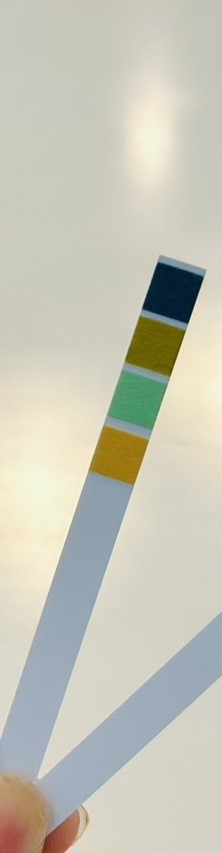
#> input picture data/S__62636061.jpg, 222 x 853 px
$ python -i detection.py   (imports and definitions only)
#> lines starting #> are read from the running program, lines starting #| are printed output that depends on the picture; after the words box and inside, x2 and y2 are one past the last pixel; in counts of white or black regions, pixels touching at a corner belong together
import cv2 as cv
import numpy as np

def roi(url):
    """
    Extracts the region of interest (ROI) from the given image URL.

    Args:
    - url (str): The URL or file path of the input image.

    Returns:
    - roi (numpy.ndarray): The region of interest (ROI) extracted from the image.
    """
#> called with url = 'data/S__62636061.jpg'
    # Load the image
    img = cv.imread(url)
#> img is the input picture: shape (853, 222, 3); mean B, G, R 184, 197.4, 198.3
    gray = cv.cvtColor(img, cv.COLOR_BGR2GRAY)
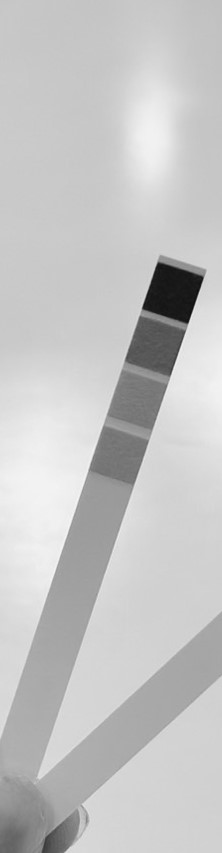
#> gray: shape (853, 222); min 12, max 249, mean 196.1
    rgb = cv.cvtColor(img, cv.COLOR_BGR2RGB)
    ker = np.ones((3,3), np.uint8)
    sharpenkernel = np.array([[0, -1, 0], [-1, 5, -1], [0, -1, 0]])

    # Apply Gaussian blur to reduce noise
    gray_blurred = cv.GaussianBlur(gray, (5, 5), cv.BORDER_CONSTANT)

    # Calculate gradients using Sobel operator
    Gx = cv.Sobel(gray_blurred, cv.CV_64F, 1, 0, ksize=3)
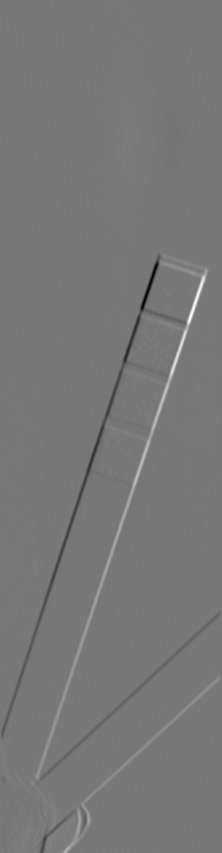
#> Gx: shape (853, 222) float64; min -430, max 483, mean 0.1; drawn with min black and max white
    Gy = cv.Sobel(gray_blurred, cv.CV_64F, 0, 1, ksize=3)
    GxA = cv.convertScaleAbs(Gx)
    GyA = cv.convertScaleAbs(Gy)
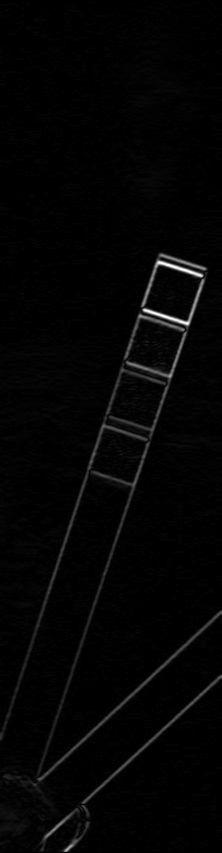
#> GyA: shape (853, 222); min 0, max 255, mean 4.3
    resSobel = GxA + GyA
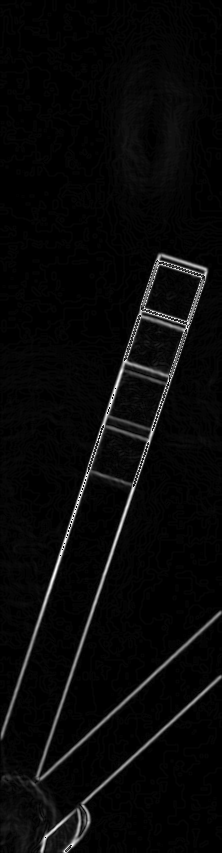
#> resSobel: shape (853, 222); min 0, max 254, mean 8.9

    # Apply thresholding to obtain binary image
    _, thr = cv.threshold(resSobel, 30, 255, cv.THRESH_BINARY)
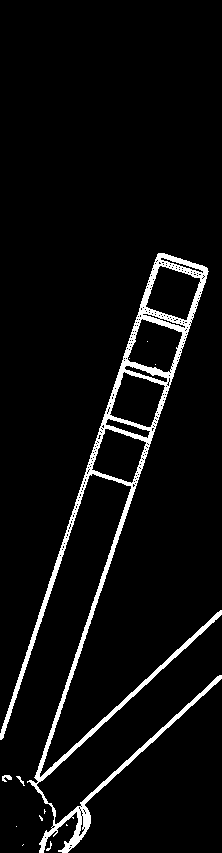
#> thr: shape (853, 222); 5.2% white; 12 white regions (8 under 20 px), largest, box (x1, y1, x2, y2) and area: (0, 253, 222, 853) 9763, (2, 775, 12, 782) 45, (16, 776, 25, 786) 27, (46, 841, 52, 851) 21
    sharperes = cv.morphologyEx(thr, cv.MORPH_OPEN, ker, iterations=1)
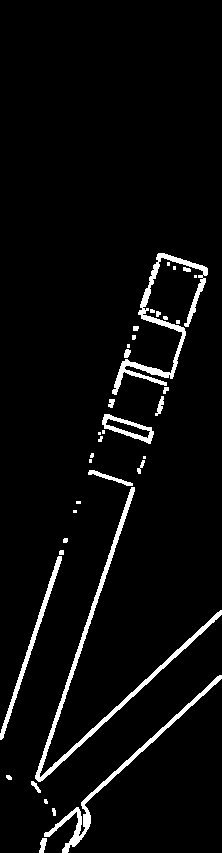
#> sharperes: shape (853, 222); 4.3% white; 37 white regions (16 under 20 px), largest, box (x1, y1, x2, y2) and area: (35, 487, 222, 782) 2466, (112, 253, 208, 395) 1919, (44, 675, 222, 853) 1460
    sharperes = cv.filter2D(sharperes, -1, sharpenkernel)

    # Detect lines using Hough Line Transformation
    lines = cv.HoughLinesP(sharperes, 2, np.pi/360, 60, minLineLength=50, maxLineGap=10)
#> lines = 39 rows, first 6: [32, 785, 132, 487], [34, 785, 133, 487], [0, 736, 64, 538], [1, 739, 67, 538], [35, 786, 220, 610], [41, 844, 221, 676]

    # Find the bounding box coordinates
    min_x = min([line[0][0] for line in lines])
#> min_x = 0
    min_y = min([line[0][1] for line in lines])
#> min_y = 313
    max_x = max([line[0][2] for line in lines])
#> max_x = 221
    max_y = max([line[0][3] for line in lines])
#> max_y = 738

    # Expand the bounding box by 100%
    roi_width = max_x - min_x
#> roi_width = 221
    roi_height = max_y - min_y
#> roi_height = 425
    expansion_width = int((max_x - min_x) * 0.3 / 2)
#> expansion_width = 33
    expansion_height = int((max_y - min_y) * 0.05 / 2)
#> expansion_height = 10
    min_x = max(0, min_x - expansion_width)
    min_y = max(0, min_y - expansion_height)
#> min_y = 303
    max_x = min(img.shape[1], max_x + expansion_width)
#> max_x = 222
    max_y = min(img.shape[0], max_y + expansion_height)
#> max_y = 748

    # Calculate the width and height of the ROI
    roi_width = max_x - min_x
#> roi_width = 222
    roi_height = max_y - min_y
#> roi_height = 445

    # Check if the width-to-height ratio is less than 1:6
    if roi_height < 4 * roi_width:
        # Expand the bounding box height to achieve the desired ratio
        expansion_height = int((4 * roi_width - roi_height) / 2)
#> expansion_height = 221
        min_y = max(0, min_y - expansion_height)
#> min_y = 82
        max_y = min(img.shape[0], max_y + expansion_height)
#> max_y = 853

    elif roi_height > 6 * roi_width:
        # Trim the bottom part of the ROI to keep the ratio under 1:6
        trim_height = int((roi_height - 6 * roi_width) / 2)
        max_y -= trim_height

    # Extract the ROI
    roi = rgb[min_y:max_y, min_x:max_x]
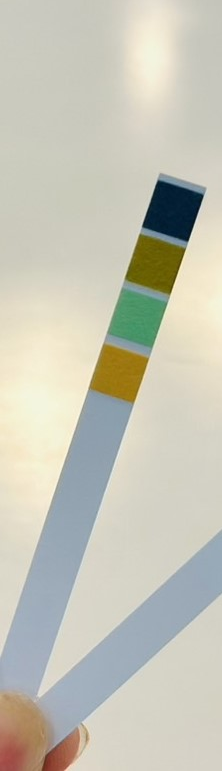
#> roi: shape (771, 222, 3); mean R, G, B 198, 197.1, 183.4

    return roi

>>> result = roi('data/S__62636061.jpg')

$ run again, on data/Strip.jpg
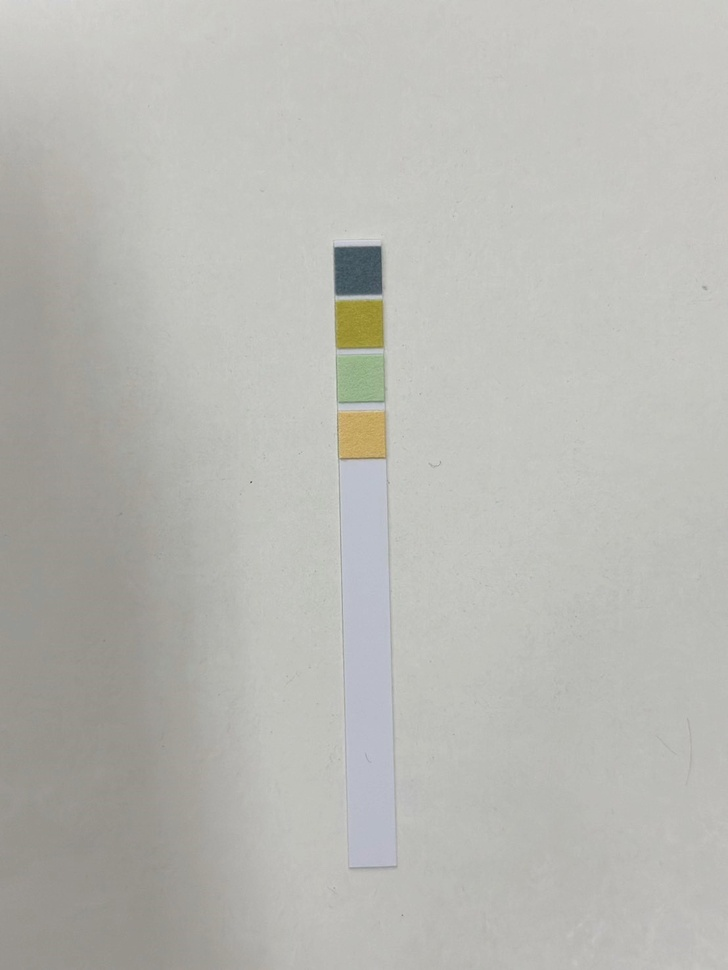
#> input picture data/Strip.jpg, 728 x 970 px, shrunk from 1108 x 1477 before the run
#> in roi, img is the input picture: shape (970, 728, 3); mean B, G, R 179.6, 184.7, 184.7
#> in roi, `_, thr = cv.threshold(resSobel, 30, 255, cv.THRESH_BINARY)`:
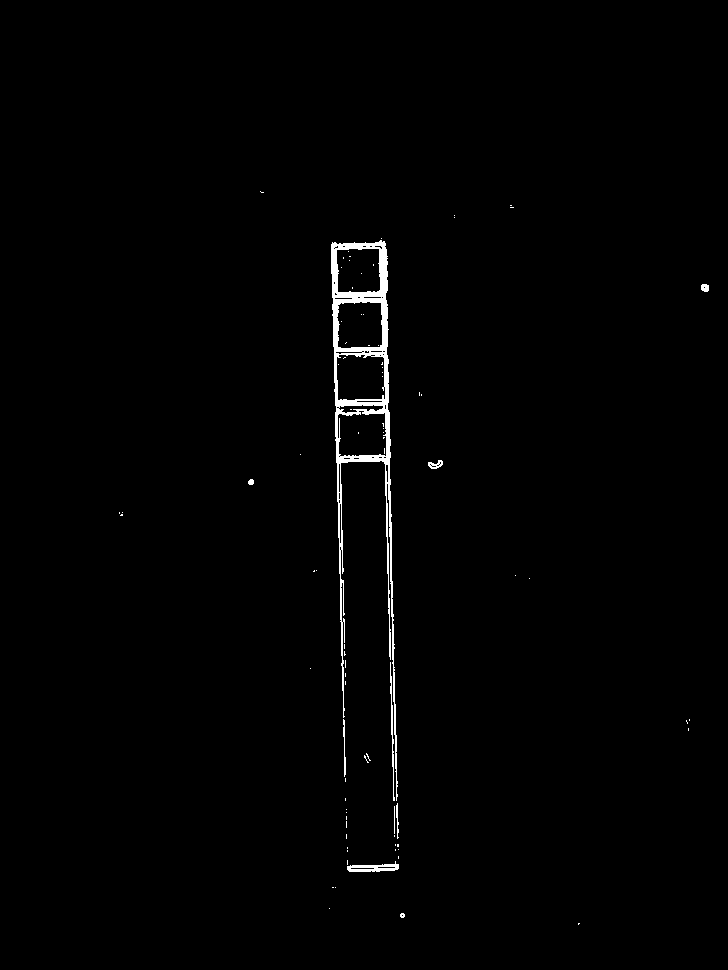
#> thr: shape (970, 728); 0.98% white; 84 white regions (74 under 20 px), largest, box (x1, y1, x2, y2) and area: (331, 240, 398, 801) 5842, (347, 861, 399, 872) 310, (390, 662, 395, 801) 208
#> sharperes: shape (970, 728); 0.61% white; 18 white regions (8 under 20 px), largest, box (x1, y1, x2, y2) and area: (331, 241, 389, 407) 2946, (336, 408, 391, 465) 695, (352, 864, 399, 872) 208
#> lines = 21 rows, first 6: [335, 436, 335, 243], [385, 243, 388, 464], [382, 242, 385, 428], [336, 282, 337, 463], [381, 324, 381, 241], [388, 360, 389, 464]
#> in roi, `min_x = min([line[0][0] for line in lines])`: min_x = 332
#> in roi, `min_y = min([line[0][1] for line in lines])`: min_y = 242
#> in roi, `max_x = max([line[0][2] for line in lines])`: max_x = 398
#> in roi, `max_y = max([line[0][3] for line in lines])`: max_y = 868
#> in roi, `roi_width = max_x - min_x`: roi_width = 66
#> in roi, `roi_height = max_y - min_y`: roi_height = 626
#> expansion_width = 9
#> expansion_height = 15
#> in roi, `min_x = max(0, min_x - expansion_width)`: min_x = 323
#> in roi, `min_y = max(0, min_y - expansion_height)`: min_y = 227
#> in roi, `max_x = min(img.shape[1], max_x + expansion_width)`: max_x = 407
#> in roi, `max_y = min(img.shape[0], max_y + expansion_height)`: max_y = 883
#> in roi, `roi_width = max_x - min_x`: roi_width = 84
#> in roi, `roi_height = max_y - min_y`: roi_height = 656
#> trim_height = 76
#> in roi, `max_y -= trim_height`: max_y = 807
#> in roi, `roi = rgb[min_y:max_y, min_x:max_x]`:
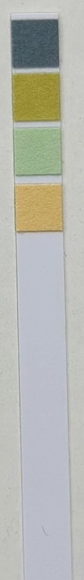
#> roi: shape (580, 84, 3); mean R, G, B 181.7, 183.3, 176.5
